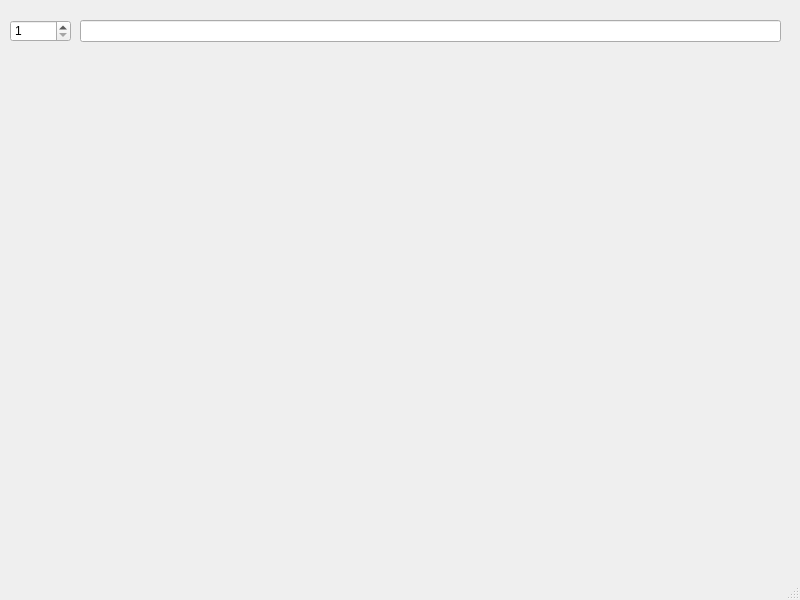
<?xml version="1.0" encoding="UTF-8"?>
<ui version="4.0">
 <class>MainWindow</class>
 <widget class="QMainWindow" name="MainWindow">
  <property name="geometry">
   <rect>
    <x>0</x>
    <y>0</y>
    <width>800</width>
    <height>600</height>
   </rect>
  </property>
  <property name="windowTitle">
   <string>MainWindow</string>
  </property>
  <widget class="QWidget" name="centralwidget">
   <widget class="QSpinBox" name="spinBox">
    <property name="geometry">
     <rect>
      <x>10</x>
      <y>20</y>
      <width>61</width>
      <height>22</height>
     </rect>
    </property>
    <property name="minimum">
     <number>1</number>
    </property>
    <property name="maximum">
     <number>4</number>
    </property>
   </widget>
   <widget class="QWidget" name="horizontalLayoutWidget">
    <property name="geometry">
     <rect>
      <x>80</x>
      <y>20</y>
      <width>701</width>
      <height>22</height>
     </rect>
    </property>
    <layout class="QHBoxLayout" name="horizontalLayout">
     <item>
      <widget class="QLineEdit" name="lineEdit"/>
     </item>
    </layout>
   </widget>
  </widget>
  <widget class="QMenuBar" name="menubar">
   <property name="geometry">
    <rect>
     <x>0</x>
     <y>0</y>
     <width>800</width>
     <height>21</height>
    </rect>
   </property>
  </widget>
  <widget class="QStatusBar" name="statusbar"/>
 </widget>
 <resources/>
 <connections/>
</ui>
